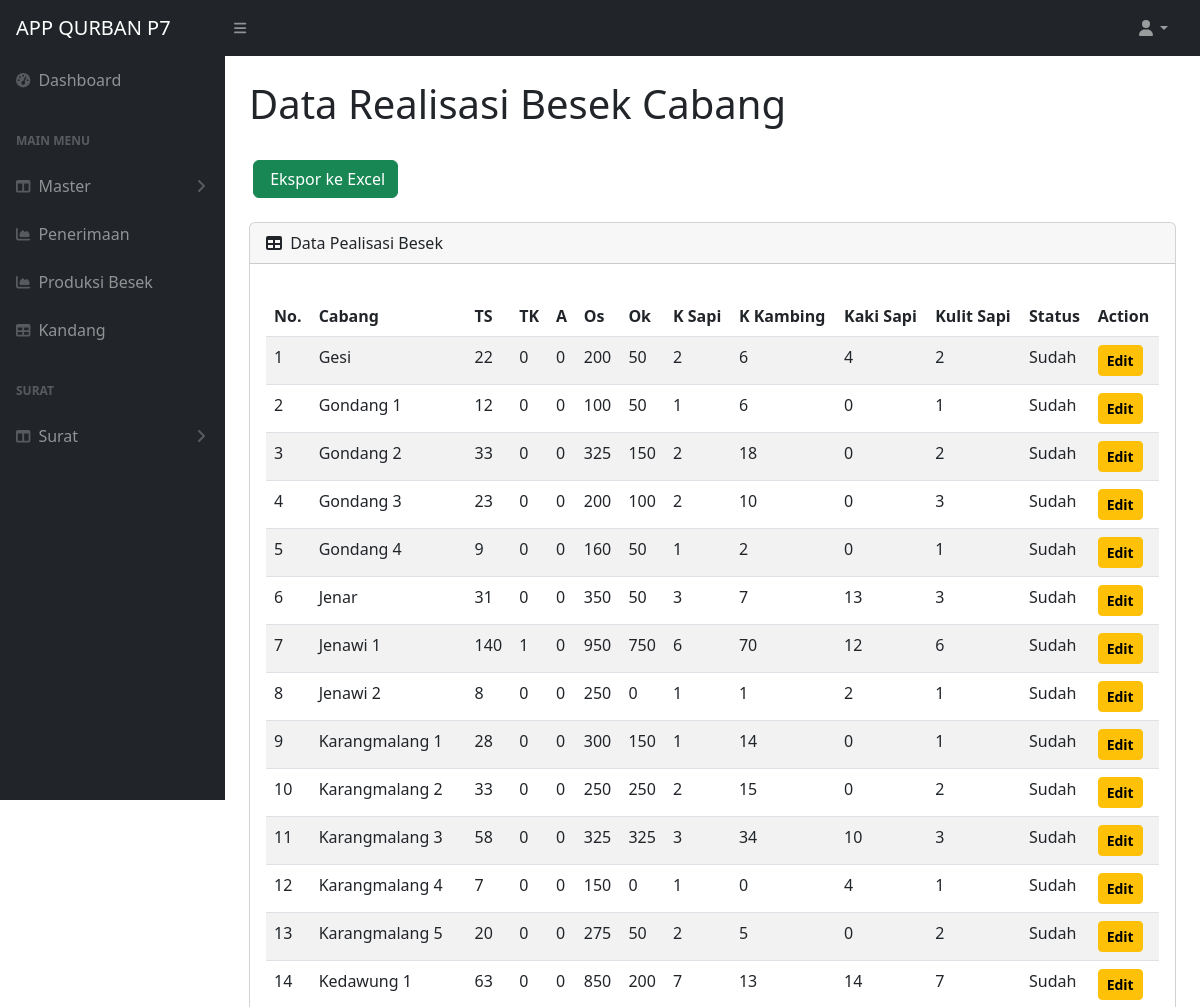
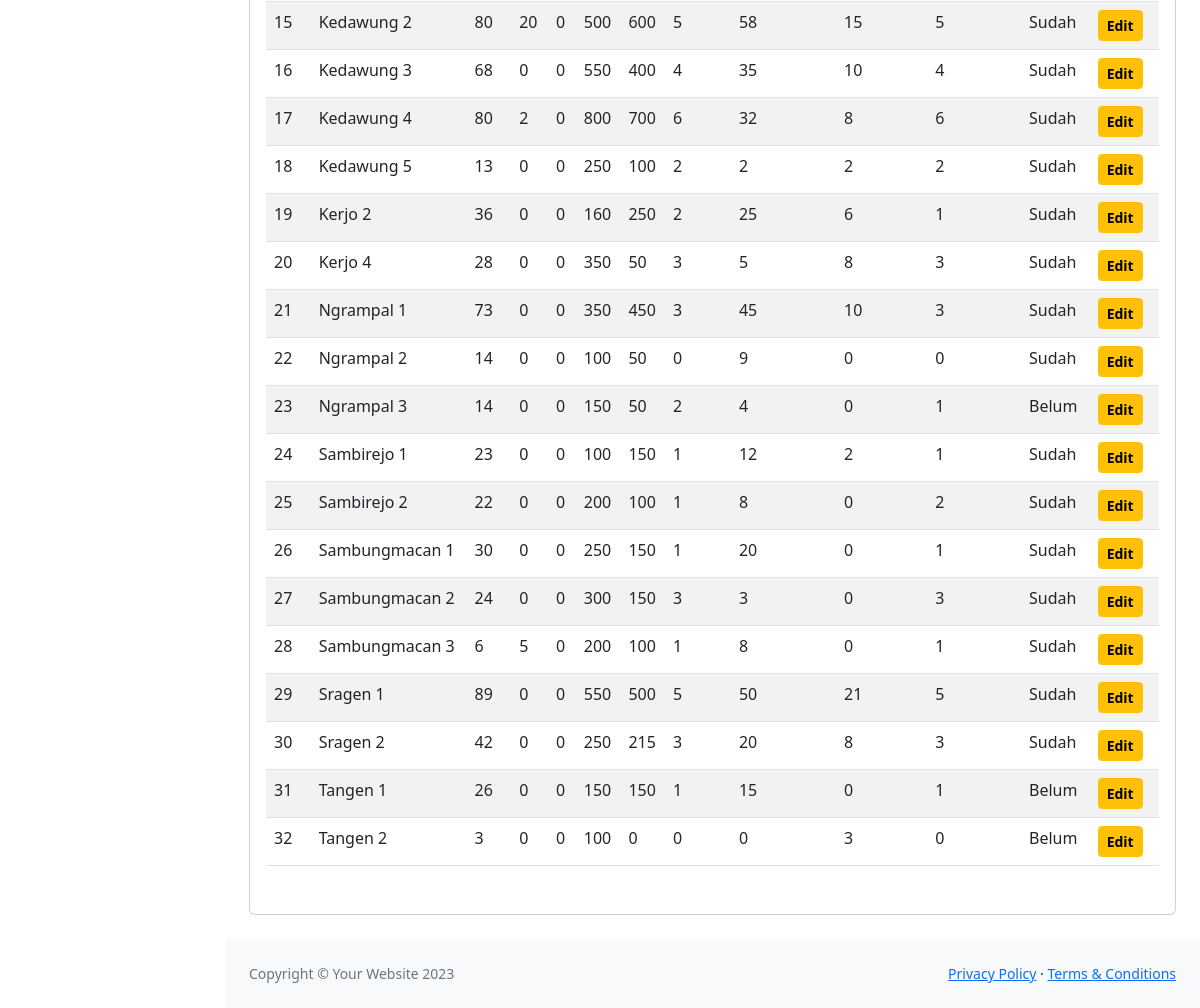
The page /app/realisasi_data.php (signed in) on the database its author committed (2 pictures, top to bottom).
### tables this page shows
CREATE TABLE `realisasi_besek` (
  `id` int(11) NOT NULL AUTO_INCREMENT,
  `cabang` varchar(255) DEFAULT NULL,
  `ts` int(11) DEFAULT NULL,
  `tk` int(11) DEFAULT NULL,
  `a` int(11) DEFAULT NULL,
  `os` int(11) DEFAULT NULL,
  `ok` int(11) DEFAULT NULL,
  `ks` int(11) DEFAULT NULL,
  `kb` int(11) DEFAULT NULL,
  `kks` int(11) DEFAULT NULL,
  `kls` int(11) DEFAULT NULL,
  `realisasi` varchar(255) DEFAULT 'Belum',
  `info_kirim` varchar(255) DEFAULT NULL,
  `date_input` datetime DEFAULT NULL,
  PRIMARY KEY (`id`)
);

CREATE TABLE `permohonan_besek` (
  `id` int(11) NOT NULL AUTO_INCREMENT,
  `cabang` varchar(255) DEFAULT NULL,
  `p_ts` int(11) DEFAULT NULL,
  `p_tk` int(11) DEFAULT NULL,
  `p_a` int(11) DEFAULT NULL,
  `p_os` int(11) DEFAULT NULL,
  `p_ok` int(11) DEFAULT NULL,
  `p_ks` int(11) DEFAULT NULL,
  `p_kb` int(11) DEFAULT NULL,
  `p_kks` int(11) DEFAULT NULL,
  `p_kls` int(11) DEFAULT NULL,
  `info` varchar(255) DEFAULT 'Belum',
  `date_input` datetime DEFAULT NULL,
  PRIMARY KEY (`id`)
);

### app/controler/db/controler.php (called while the page is built, shortened)
<?php
$join_realisasi = "SELECT * FROM realisasi_besek JOIN dataqurban2024 ON realisasi_besek.cabang = dataqurban2024.cabang JOIN permohonan_besek on permohonan_besek.cabang = realisasi_besek.cabang";
$realisasi = mysqli_query($koneksi, $join_realisasi);

### app/realisasi_data.php (the view, shortened to what this page needs)
<?php
require 'controler/db/db.php';
require 'controler/db/controler.php';
?>
<!DOCTYPE html>
<html lang="en">
    <head>
        <link href="https://cdn.jsdelivr.net/npm/simple-datatables@7.1.2/dist/style.min.css" rel="stylesheet" />
        <link href="../css/styles.css" rel="stylesheet" />
    </head>
    <body class="sb-nav-fixed">
        <?php
    include 'navbar-top.php';
    ?>
        <div id="layoutSidenav">
            <div id="layoutSidenav_content">
                <?php
    include 'navbar.php';
    ?>
                <main>
                    <div class="container-fluid px-4">
                        <h1 class="mt-4">Data Realisasi Besek Cabang</h1>
                        <br>
                        <ol class="breadcrumb mb-4">
                            <a href="export.php" target="_blank" class="btn btn-success ms-1">&nbsp;Ekspor ke Excel</a>
                        </ol>
                        <div class="card mb-4">
                            <div class="card-header">
                                <i class="fas fa-table me-1"></i>
                                Data Pealisasi Besek
                            </div>
                            <div class="card-body">
                                <div class="row my-3">
                                    <div class="col-md">
                                        <table id="datatablesSimple"
                                            class="table table-striped table-responsive table-hover text-left"
                                            style="width:100%">
                                            <thead>
                                                <tr>
                                                    <th>No.</th>
                                                    <th>Cabang</th>
                                                    <th>TS</th>
                                                    <th>TK</th>
                                                    <th>A</th>
                                                    <th>Os</th>
                                                    <th>Ok</th>
                                                    <th>K Sapi</th>
                                                    <th>K Kambing</th>
                                                    <th>Kaki Sapi</th>
                                                    <th>Kulit Sapi</th>
                                                    <th>Status</th>
                                                    <th>Action</th>
                                                </tr>
                                            </thead>
                                            <tbody>
                                                <?php $no = 1; ?>
                                                <?php foreach ($realisasi as $row) : ?>
                                                <tr>
                                                    <td><?= $no++; ?></td>
                                                    <td><?= $row['cabang']; ?></td>
                                                    <td><?= $row['ts']; ?></td>
                                                    <td><?= $row['tk']; ?></td>
                                                    <td><?= $row['a']; ?></td>
                                                    <td><?= $row['os']; ?></td>
                                                    <td><?= $row['ok']; ?></td>
                                                    <td><?= $row['ks']; ?></td>
                                                    <td><?= $row['kb']; ?></td>
                                                    <td><?= $row['kks']; ?></td>
                                                    <td><?= $row['kls']; ?></td>
                                                    <td><?= $row['realisasi']; ?></td>
                                                    <td>
                                                        <a><?php include 'controler/detail_realisasi.php'; ?></a>
                                                    </td>
                                                </tr>
                                                <?php endforeach; ?>
                                            </tbody>
                                        </table>
                                    </div>
                                </div>
                            </div>
                        </div>
                    </div>
                </main>
                <footer class="py-4 bg-light mt-auto">
                    <div class="container-fluid px-4">
                        <div class="d-flex align-items-center justify-content-between small">
                            <div class="text-muted">Copyright &copy; Your Website 2023</div>
                            <div>
                                <a href="#">Privacy Policy</a>
                                <a href="#">Terms &amp; Conditions</a>
                            </div>
                        </div>
                    </div>
                </footer>
            </div>
        </div>
    </body>
</html>

### app/controler/detail_realisasi.php (shortened to what this page needs)
<a class=" btn btn-warning btn-sm" style="font-weight: 600;" data-toggle="modal"
    data-target="#edit<?php echo $row['id']; ?>"><i class="bi bi-pencil-square"></i>Edit</a>

### rows shown on the page
realisasi_besek: permohonan_besek.cabang "Gesi", ts "22", tk "0", a "0", os "200", ok "50", ks "2", kb "6", kks "4", kls "2", realisasi "Sudah"
realisasi_besek: permohonan_besek.cabang "Gondang 1", ts "12", tk "0", a "0", os "100", ok "50", ks "1", kb "6", kks "0", kls "1", realisasi "Sudah"
realisasi_besek: permohonan_besek.cabang "Gondang 2", ts "33", tk "0", a "0", os "325", ok "150", ks "2", kb "18", kks "0", kls "2", realisasi "Sudah"
realisasi_besek: permohonan_besek.cabang "Gondang 3", ts "23", tk "0", a "0", os "200", ok "100", ks "2", kb "10", kks "0", kls "3", realisasi "Sudah"
realisasi_besek: permohonan_besek.cabang "Gondang 4", ts "9", tk "0", a "0", os "160", ok "50", ks "1", kb "2", kks "0", kls "1", realisasi "Sudah"
realisasi_besek: permohonan_besek.cabang "Jenar", ts "31", tk "0", a "0", os "350", ok "50", ks "3", kb "7", kks "13", kls "3", realisasi "Sudah"
realisasi_besek: permohonan_besek.cabang "Jenawi 1", ts "140", tk "1", a "0", os "950", ok "750", ks "6", kb "70", kks "12", kls "6", realisasi "Sudah"
realisasi_besek: permohonan_besek.cabang "Jenawi 2", ts "8", tk "0", a "0", os "250", ok "0", ks "1", kb "1", kks "2", kls "1", realisasi "Sudah"
realisasi_besek: permohonan_besek.cabang "Karangmalang 1", ts "28", tk "0", a "0", os "300", ok "150", ks "1", kb "14", kks "0", kls "1", realisasi "Sudah"
realisasi_besek: permohonan_besek.cabang "Karangmalang 2", ts "33", tk "0", a "0", os "250", ok "250", ks "2", kb "15", kks "0", kls "2", realisasi "Sudah"
realisasi_besek: permohonan_besek.cabang "Karangmalang 3", ts "58", tk "0", a "0", os "325", ok "325", ks "3", kb "34", kks "10", kls "3", realisasi "Sudah"
realisasi_besek: permohonan_besek.cabang "Karangmalang 4", ts "7", tk "0", a "0", os "150", ok "0", ks "1", kb "0", kks "4", kls "1", realisasi "Sudah"
realisasi_besek: permohonan_besek.cabang "Karangmalang 5", ts "20", tk "0", a "0", os "275", ok "50", ks "2", kb "5", kks "0", kls "2", realisasi "Sudah"
realisasi_besek: permohonan_besek.cabang "Kedawung 1", ts "63", tk "0", a "0", os "850", ok "200", ks "7", kb "13", kks "14", kls "7", realisasi "Sudah"
realisasi_besek: permohonan_besek.cabang "Kedawung 2", ts "80", tk "20", a "0", os "500", ok "600", ks "5", kb "58", kks "15", kls "5", realisasi "Sudah"
realisasi_besek: permohonan_besek.cabang "Kedawung 3", ts "68", tk "0", a "0", os "550", ok "400", ks "4", kb "35", kks "10", kls "4", realisasi "Sudah"
realisasi_besek: permohonan_besek.cabang "Kedawung 4", ts "80", tk "2", a "0", os "800", ok "700", ks "6", kb "32", kks "8", kls "6", realisasi "Sudah"
realisasi_besek: permohonan_besek.cabang "Kedawung 5", ts "13", tk "0", a "0", os "250", ok "100", ks "2", kb "2", kks "2", kls "2", realisasi "Sudah"
realisasi_besek: permohonan_besek.cabang "Kerjo 2", ts "36", tk "0", a "0", os "160", ok "250", ks "2", kb "25", kks "6", kls "1", realisasi "Sudah"
realisasi_besek: permohonan_besek.cabang "Kerjo 4", ts "28", tk "0", a "0", os "350", ok "50", ks "3", kb "5", kks "8", kls "3", realisasi "Sudah"
realisasi_besek: permohonan_besek.cabang "Ngrampal 1", ts "73", tk "0", a "0", os "350", ok "450", ks "3", kb "45", kks "10", kls "3", realisasi "Sudah"
realisasi_besek: permohonan_besek.cabang "Ngrampal 2", ts "14", tk "0", a "0", os "100", ok "50", ks "0", kb "9", kks "0", kls "0", realisasi "Sudah"
